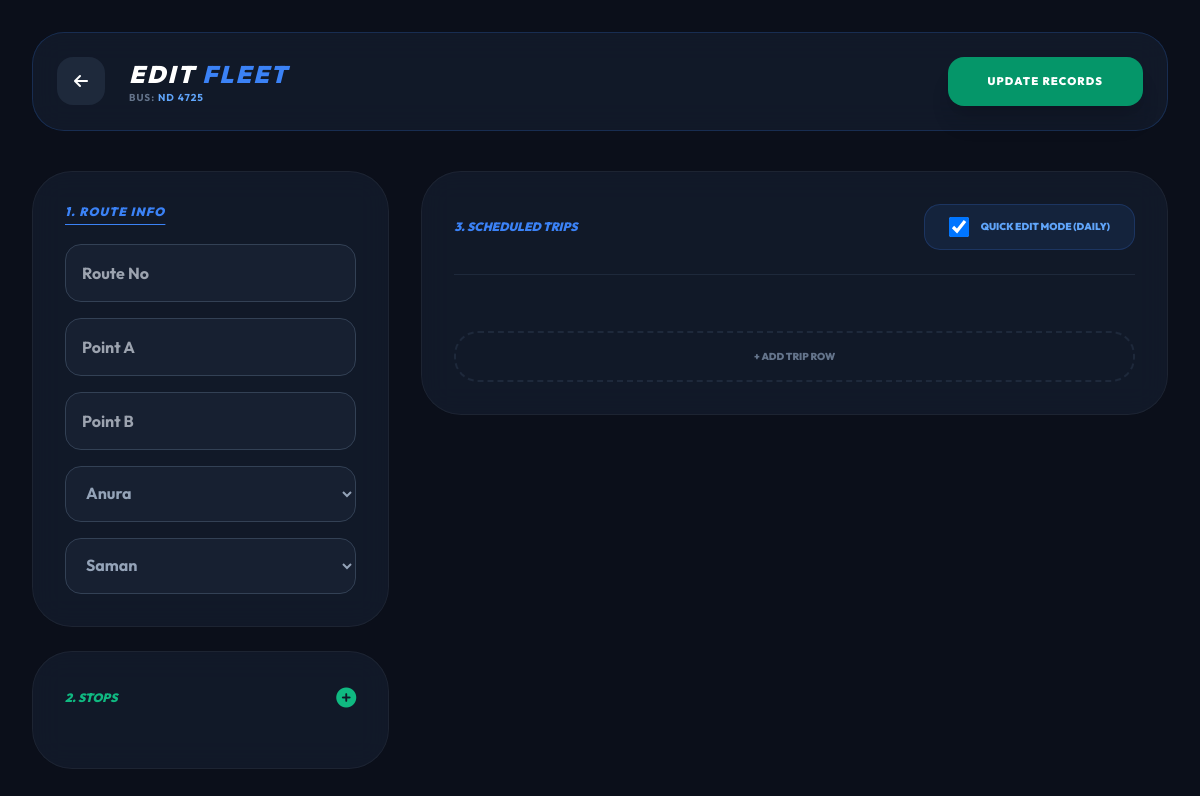
The app's page /edit_route.php?bus_id=3&route_id=2 (signed in) with its own data.
### tables this page shows
CREATE TABLE `buses` (
  `id` int(11) NOT NULL,
  `owner_id` int(11) NOT NULL,
  `brand` varchar(100) NOT NULL,
  `model` varchar(100) NOT NULL,
  `gear_type` enum('Auto','Manual','Both') NOT NULL,
  `bus_number` varchar(20) NOT NULL,
  `bus_type` varchar(50) NOT NULL,
  `number_of_seats` int(11) NOT NULL,
  `facilities` text DEFAULT NULL,
  `img_front` varchar(255) DEFAULT NULL,
  `img_back` varchar(255) DEFAULT NULL,
  `img_left` varchar(255) DEFAULT NULL,
  `img_right` varchar(255) DEFAULT NULL,
  `img_interior` varchar(255) DEFAULT NULL,
  `status` enum('active','inactive') DEFAULT 'active',
  `created_at` timestamp NOT NULL DEFAULT current_timestamp(),
  `seats_per_row` int(11) DEFAULT 4,
  `total_rows` int(11) DEFAULT 10,
  `seats_per_column` int(11) DEFAULT 2,
  `has_conductor_seat` tinyint(1) DEFAULT 1,
  `last_row_seats` int(11) DEFAULT 5,
  `route_number` varchar(50) DEFAULT NULL,
  `route_start` varchar(100) DEFAULT NULL,
  `route_end` varchar(100) DEFAULT NULL,
  `route_path` text DEFAULT NULL,
  `driver_id` int(11) DEFAULT 0,
  `conductor_id` int(11) DEFAULT 0,
  `route_path_json` text DEFAULT NULL,
  `schedule_days` text DEFAULT NULL,
  `departure_time` time DEFAULT NULL,
  `start_time` time DEFAULT NULL,
  `destination_time` time DEFAULT NULL,
  `route_id` int(11) DEFAULT 0
);

CREATE TABLE `drivers` (
  `id` int(11) NOT NULL,
  `owner_id` int(11) NOT NULL,
  `full_name` varchar(255) NOT NULL,
  `nic_number` varchar(20) NOT NULL,
  `email` varchar(100) NOT NULL,
  `dob` date DEFAULT NULL,
  `address` text DEFAULT NULL,
  `contact_no` varchar(15) DEFAULT NULL,
  `emergency_contact` varchar(15) DEFAULT NULL,
  `license_no` varchar(50) DEFAULT NULL,
  `license_expiry` date DEFAULT NULL,
  `license_classes` varchar(100) DEFAULT NULL,
  `experience_years` int(11) DEFAULT NULL,
  `driver_photo` varchar(255) DEFAULT NULL,
  `license_photo` varchar(255) DEFAULT NULL,
  `police_report` varchar(255) DEFAULT NULL,
  `password` varchar(255) DEFAULT NULL,
  `status` enum('pending','approved','rejected') DEFAULT 'pending',
  `created_at` timestamp NOT NULL DEFAULT current_timestamp(),
  `job_status` enum('active','deactive') DEFAULT 'deactive',
  `bus_id` int(11) DEFAULT NULL
);

CREATE TABLE `conductors` (
  `id` int(11) NOT NULL,
  `owner_id` int(11) NOT NULL,
  `full_name` varchar(255) NOT NULL,
  `email` varchar(100) NOT NULL,
  `nic_number` varchar(20) NOT NULL,
  `dob` date DEFAULT NULL,
  `mobile_number` varchar(15) DEFAULT NULL,
  `address` text DEFAULT NULL,
  `conductor_license_no` varchar(50) DEFAULT NULL,
  `experience_years` int(11) DEFAULT NULL,
  `license_photo` varchar(255) DEFAULT NULL,
  `license_expiry` date DEFAULT NULL,
  `emergency_contact` varchar(15) DEFAULT NULL,
  `password` varchar(255) DEFAULT NULL,
  `status` enum('pending','approved','rejected') DEFAULT 'pending',
  `created_at` timestamp NOT NULL DEFAULT current_timestamp(),
  `job_status` enum('active','deactive') DEFAULT 'deactive',
  `bus_id` int(11) DEFAULT NULL
);

### edit_route.php (the view, shortened to what this page needs)
<?php
require_once 'db_config.php';
$bus_id = mysqli_real_escape_string($conn, $_GET['bus_id']);
$owner_id = $_SESSION['user_id'];
$bus_res = mysqli_query($conn, "SELECT * FROM buses WHERE id = '$bus_id' AND owner_id = '$owner_id'");
$bus_data = mysqli_fetch_assoc($bus_res);
$first_trip = null;
$drivers = mysqli_query($conn, "SELECT id, full_name FROM drivers WHERE owner_id = '$owner_id' AND status = 'approved' AND (bus_id IS NULL OR bus_id = '0' OR bus_id = '$bus_id')");
$conductors = mysqli_query($conn, "SELECT id, full_name FROM conductors WHERE owner_id = '$owner_id' AND status = 'approved' AND (bus_id IS NULL OR bus_id = '0' OR bus_id = '$bus_id')");
$is_manual = $first_trip && !strpos($first_trip['schedule_days'], ',');
?>
<!DOCTYPE html>
<html lang="en" class="dark">
<head>
    <script src="https://cdn.tailwindcss.com"></script>
    <link rel="stylesheet" href="https://cdnjs.cloudflare.com/ajax/libs/font-awesome/6.4.0/css/all.min.css">
</head>
<body class="p-4 md:p-8">
    <div class="max-w-7xl mx-auto">
        <form action="" method="POST">
            <header class="sticky top-0 z-50 glass-card p-6 rounded-[32px] mb-10 flex flex-col md:flex-row justify-between items-center gap-6 border-b border-blue-500/20">
                <div class="flex items-center gap-6">
                    <a href="my_fleet.php" class="w-12 h-12 flex items-center justify-center bg-slate-800 rounded-2xl hover:bg-blue-600 transition"><i class="fas fa-arrow-left text-white"></i></a>
                    <div>
                        <h1 class="text-2xl font-black uppercase text-white italic tracking-widest">Edit <span class="text-blue-500">Fleet</span></h1>
                        <p class="text-[10px] font-bold text-slate-500 uppercase tracking-widest">Bus: <span class="text-blue-400"><?= $bus_data['bus_number'] ?></span></p>
                    </div>
                </div>
                <button type="submit" name="update_full_route" class="bg-emerald-600 hover:bg-emerald-500 text-white px-10 py-4 rounded-2xl font-black uppercase text-[11px] tracking-widest transition shadow-xl">Update Records</button>
            </header>
            <div class="grid grid-cols-1 lg:grid-cols-12 gap-8">
                <div class="lg:col-span-4 space-y-6">
                    <div class="glass-card p-8 rounded-[40px]">
                        <h2 class="text-xs font-black uppercase text-blue-500 mb-6 italic tracking-widest underline underline-offset-8">1. Route Info</h2>
                        <div class="space-y-4">
                            <input type="text" name="route_no" value="<?= $first_trip['route_number'] ?? '' ?>" required placeholder="Route No" class="w-full bg-slate-800/50 p-4 rounded-2xl font-bold border border-slate-700 outline-none">
                            <input type="text" name="start_point" value="<?= $first_trip['start_point'] ?? '' ?>" required placeholder="Point A" class="w-full bg-slate-800/50 p-4 rounded-2xl font-bold border border-slate-700 outline-none">
                            <input type="text" name="end_point" value="<?= $first_trip['end_point'] ?? ($first_trip['start_point'] ? 'Loading...' : '') ?>" required placeholder="Point B" class="w-full bg-slate-800/50 p-4 rounded-2xl font-bold border border-slate-700 outline-none">
                            <select name="driver_id" required class="w-full bg-slate-800/50 p-4 rounded-2xl font-bold text-slate-400 border border-slate-700 outline-none">
                                <?php while($d = mysqli_fetch_assoc($drivers)) echo "<option value='{$d['id']}' ".($d['id']==$bus_data['driver_id']?'selected':'').">{$d['full_name']}</option>"; ?>
                            </select>
                            <select name="conductor_id" required class="w-full bg-slate-800/50 p-4 rounded-2xl font-bold text-slate-400 border border-slate-700 outline-none">
                                <?php while($c = mysqli_fetch_assoc($conductors)) echo "<option value='{$c['id']}' ".($c['id']==$bus_data['conductor_id']?'selected':'').">{$c['full_name']}</option>"; ?>
                            </select>
                        </div>
                    </div>
                    <div class="glass-card p-8 rounded-[40px]">
                        <div class="flex justify-between items-center mb-6">
                            <h2 class="text-xs font-black uppercase text-emerald-500 italic">2. Stops</h2>
                            <button type="button" onclick="addStop()" class="text-emerald-500 text-xl"><i class="fas fa-plus-circle"></i></button>
                        </div>
                    </div>
                </div>
                <div class="lg:col-span-8">
                    <div class="glass-card p-8 rounded-[40px]">
                        <div class="flex flex-col md:flex-row justify-between items-center mb-8 border-b border-slate-800 pb-6 gap-4">
                            <h2 class="text-xs font-black uppercase text-blue-500 italic">3. Scheduled Trips</h2>
                            <label class="flex items-center gap-3 bg-blue-500/10 px-6 py-3 rounded-2xl border border-blue-500/20 cursor-pointer">
                                <input type="checkbox" name="apply_all_days" id="toggle_mode" <?= !$is_manual ? 'checked' : '' ?> onchange="toggleUI()" class="w-5 h-5 rounded text-blue-600 bg-slate-800">
                                <span class="text-[10px] font-black uppercase text-blue-400">Quick Edit Mode (Daily)</span>
                            </label>
                        </div>
                        <div id="quick_ui" class="<?= $is_manual ? 'hidden' : '' ?>">
                            <button type="button" onclick="addTripRow('quick')" class="w-full mt-6 py-4 border-2 border-dashed border-slate-800 rounded-3xl text-[10px] font-black uppercase text-slate-500 hover:border-blue-500 transition">+ Add Trip Row</button>
                        </div>
                    </div>
                </div>
            </div>
        </form>
    </div>
</body>
</html>

### edit_route.php (style rules this page uses)
body { background-color: #0b0f1a; font-family: 'Outfit', sans-serif; color: #cbd5e1; }
.glass-card { background: rgba(23, 32, 51, 0.6); backdrop-filter: blur(15px); border: 1px solid rgba(255,255,255,0.05); }

### records on screen
buses: bus_number "ND 4725", driver_id "Anura", conductor_id "Saman"
